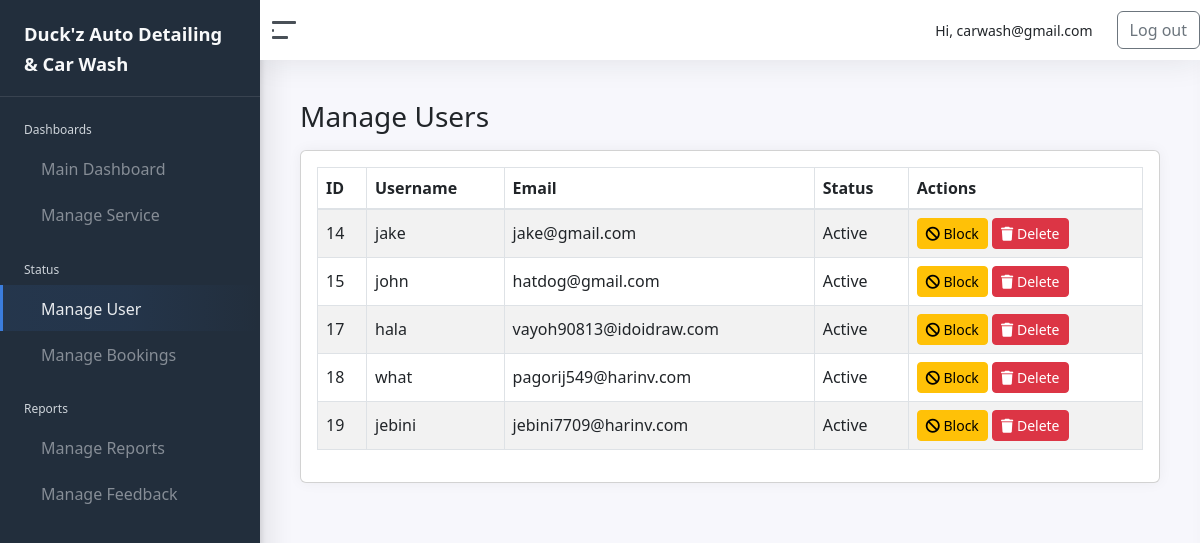
The page /admin/manage_user.php (signed in) on the database as committed earlier.
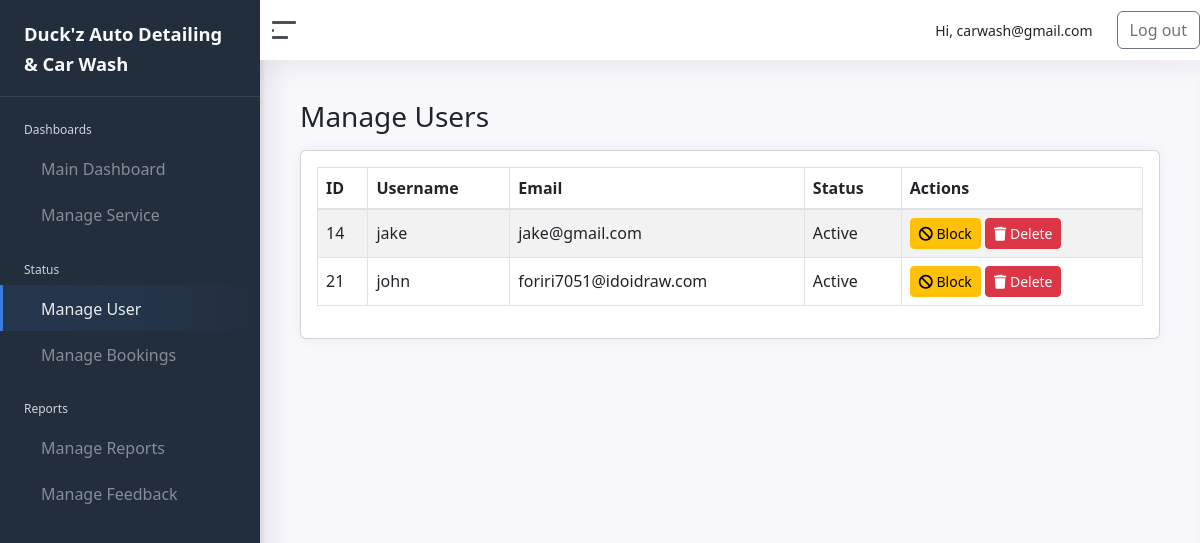
The same page on the database as committed later.
### tables this page shows
CREATE TABLE `customer` (
  `CustomerID` int(11) NOT NULL,
  `Username` varchar(50) NOT NULL,
  `EmailAddress` varchar(100) NOT NULL,
  `Age` int(11) DEFAULT NULL,
  `Password` varchar(255) NOT NULL,
  `ConfirmPassword` varchar(255) NOT NULL,
  `ProfilePicture` varchar(255) DEFAULT NULL,
  `ServiceID` int(11) DEFAULT NULL,
  `BookingDate` datetime DEFAULT NULL,
  `StatusID` int(11) DEFAULT 1,
  `is_google_user` tinyint(1) DEFAULT 0,
  `Status` enum('Active','Blocked') NOT NULL DEFAULT 'Active',
  `otp_code` varchar(6) DEFAULT NULL,
  `otp_expires_at` datetime DEFAULT NULL
);

### admin/manage_user.php (the view, shortened to what this page needs)
<?php
require_once '../connection/conn.php';
$result = $conn->query("SELECT * FROM customer ORDER BY CustomerID ASC");
?>
<!DOCTYPE html>
<html lang="en">
<?php include 'includes/head.php'; ?>
<body>
<div class="wrapper">
    <?php include 'includes/sidebar.php'; ?>
    <div class="main">
        <?php include 'includes/navbar.php'; ?>
        <main class="content">
            <div class="container-fluid p-0">
                <h1 class="h3 mb-3">Manage Users</h1>
                <div class="row">
                    <div class="col-12">
                        <div class="card">
                            <div class="card-body">
                                <table id="userTable" class="table table-striped table-bordered">
                                    <thead>
                                        <tr>
                                            <th>ID</th>
                                            <th>Username</th>
                                            <th>Email</th>
                                            <th>Status</th>
                                            <th>Actions</th>
                                        </tr>
                                    </thead>
                                    <tbody>
                                        <?php while ($row = $result->fetch_assoc()): ?>
                                            <tr>
                                                <td><?= $row['CustomerID']; ?></td>
                                                <td><?= $row['Username']; ?></td>
                                                <td><?= $row['EmailAddress']; ?></td>
                                                <td><?= $row['Status']; ?></td>
                                                <td>
                                                    <form method="POST" style="display:inline;" onsubmit="return confirm('Are you sure you want to perform this action?');">
                                                        <?php if ($row['Status'] === 'Blocked'): ?>
                                                            <button type="submit" name="unblock_user" class="btn btn-success btn-sm">
                                                                <i class="fa fa-unlock"></i> Unblock
                                                            </button>
                                                        <?php else: ?>
                                                            <button type="submit" name="block_user" class="btn btn-warning btn-sm">
                                                                <i class="fa fa-ban"></i> Block
                                                            </button>
                                                        <?php endif; ?>
                                                        <button type="submit" name="delete_user" class="btn btn-danger btn-sm">
                                                            <i class="fa fa-trash"></i> Delete
                                                        </button>
                                                    </form>
                                                </td>
                                            </tr>
                                        <?php endwhile; ?>
                                    </tbody>
                                </table>
                            </div>
                        </div>
                    </div>
                </div>
            </div>
        </main>
    </div>
</div>
</body>
</html>

Rows that differ between the two databases and show on the page:
removed customer: CustomerID "15", Username "john", EmailAddress "hatdog@gmail.com", Status "Active", shows "Block"
removed customer: CustomerID "17", Username "hala", EmailAddress "vayoh90813@idoidraw.com", Status "Active", shows "Block"
removed customer: CustomerID "18", Username "what", EmailAddress "pagorij549@harinv.com", Status "Active", shows "Block"
removed customer: CustomerID "19", Username "jebini", EmailAddress "jebini7709@harinv.com", Status "Active", shows "Block"
added customer: CustomerID "21", Username "john", EmailAddress "foriri7051@idoidraw.com", Status "Active", shows "Block"
